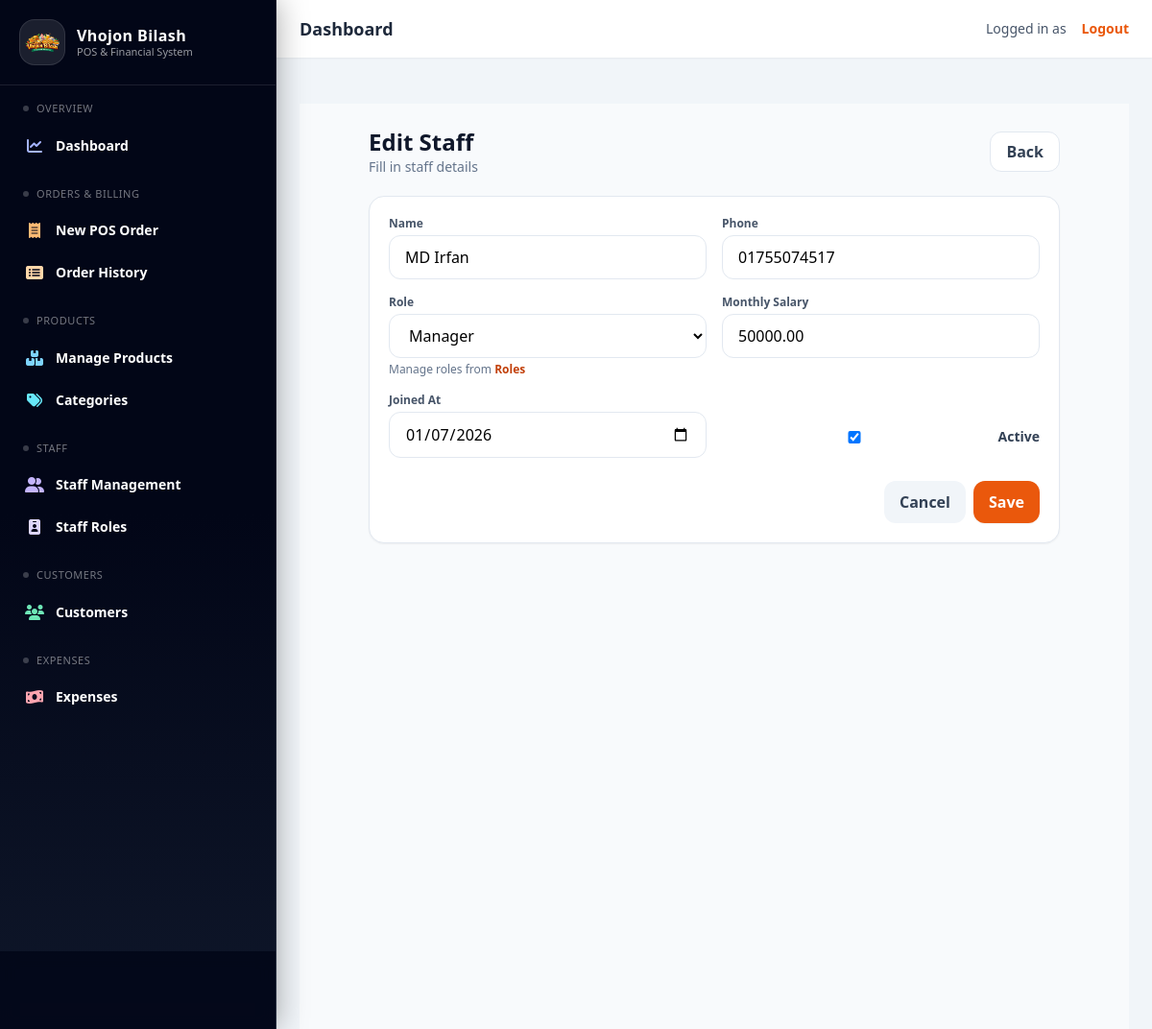
The app's page /staff/2/edit/ with its own data.
### staff/models.py (models this page shows, shortened)
class Staff(models.Model):
    name = models.CharField(max_length=120)
    phone = models.CharField(max_length=30, blank=True)
    role = models.ForeignKey(StaffRole, on_delete=models.PROTECT, related_name="staff")
    monthly_salary = models.DecimalField(max_digits=12, decimal_places=2, default=0)
    is_active = models.BooleanField(default=True)
    joined_at = models.DateField(null=True, blank=True)

### staff/views.py (the view)
# urls.py: path("<int:pk>/edit/", views.staff_update, name="staff_update"),
def staff_update(request, pk):
    staff = get_object_or_404(Staff, pk=pk)
    if request.method == "POST":
        form = StaffForm(request.POST, instance=staff)
        if form.is_valid():
            form.save()
            messages.success(request, "✅ Staff updated successfully.")
            return redirect("staff:staff_list")
    else:
        form = StaffForm(instance=staff)
    return render(request, "staff/staff_form.html", {"form": form, "object": staff})

### staff/forms.py
class StaffForm(forms.ModelForm):
    class Meta:
        model = Staff
        fields = ["name", "phone", "role", "monthly_salary", "is_active", "joined_at"]
        widgets = {
            "joined_at": forms.DateInput(attrs={"type": "date"}),
        }
    def __init__(self, *args, **kwargs):
        super().__init__(*args, **kwargs)
        base = (
            "w-full px-4 py-2.5 rounded-xl border border-slate-200 bg-white "
            "focus:outline-none focus:ring-2 focus:ring-orange-200 focus:border-orange-300"
        )
        for f in self.fields.values():
            f.widget.attrs["class"] = base

### staff/models.py (called while the page is built)
    def __str__(self):
        return self.name

### staff/templates/staff/staff_form.html (shortened to what this page needs)
{% extends "base.html" %}
{% block content %}
<div class="min-h-[calc(100vh-64px)] bg-slate-50">
  <div class="max-w-3xl mx-auto px-4 sm:px-6 py-6">
    <div class="flex items-center justify-between mb-5">
      <div>
        <h1 class="text-2xl font-bold text-slate-900">
          {% if object %}Edit Staff{% else %}Add Staff{% endif %}
        </h1>
        <p class="text-sm text-slate-500">Fill in staff details</p>
      </div>
      <a href="{% url 'staff:staff_list' %}"
         class="px-4 py-2 rounded-xl bg-white border border-slate-200 text-slate-700 font-semibold hover:bg-slate-50">
        Back
      </a>
    </div>
    <form method="post" class="bg-white rounded-2xl border border-slate-200 shadow-sm p-5">
      <div class="grid grid-cols-1 sm:grid-cols-2 gap-4">
        <div>
          <label class="block text-xs font-semibold text-slate-600 mb-1">Name</label>
          {{ form.name }}
        </div>
        <div>
          <label class="block text-xs font-semibold text-slate-600 mb-1">Phone</label>
          {{ form.phone }}
        </div>
        <div>
          <label class="block text-xs font-semibold text-slate-600 mb-1">Role</label>
          {{ form.role }}
          <p class="text-xs text-slate-500 mt-1">
            Manage roles from <a class="text-orange-700 font-semibold hover:underline" href="{% url 'staff:role_list' %}">Roles</a>
          </p>
        </div>
        <div>
          <label class="block text-xs font-semibold text-slate-600 mb-1">Monthly Salary</label>
          {{ form.monthly_salary }}
        </div>
        <div>
          <label class="block text-xs font-semibold text-slate-600 mb-1">Joined At</label>
          {{ form.joined_at }}
        </div>
        <div class="flex items-center gap-3 mt-6">
          {{ form.is_active }}
          <span class="text-sm font-semibold text-slate-700">Active</span>
        </div>
      </div>
      <div class="mt-6 flex justify-end gap-2">
        <a href="{% url 'staff:staff_list' %}"
           class="px-4 py-2.5 rounded-xl bg-slate-100 text-slate-700 font-semibold hover:bg-slate-200">
          Cancel
        </a>
        <button class="px-4 py-2.5 rounded-xl bg-orange-600 text-white font-semibold hover:bg-orange-700 shadow-sm">
          Save
        </button>
      </div>
    </form>
  </div>
</div>
{% endblock %}

### templates/base.html (style rules this page uses)
input, select, textarea { width:100%; border:1px solid rgb(226 232 240); border-radius:12px; padding:10px 12px; background:white; outline:none; }
label { display:block;font-weight:600;margin-bottom:6px;color:#334155; }

### records on screen
Staff: name "MD Irfan", phone "01755074517", role "Manager", monthly_salary "50000.00", joined_at "01/07/2026", is_active "☑"
